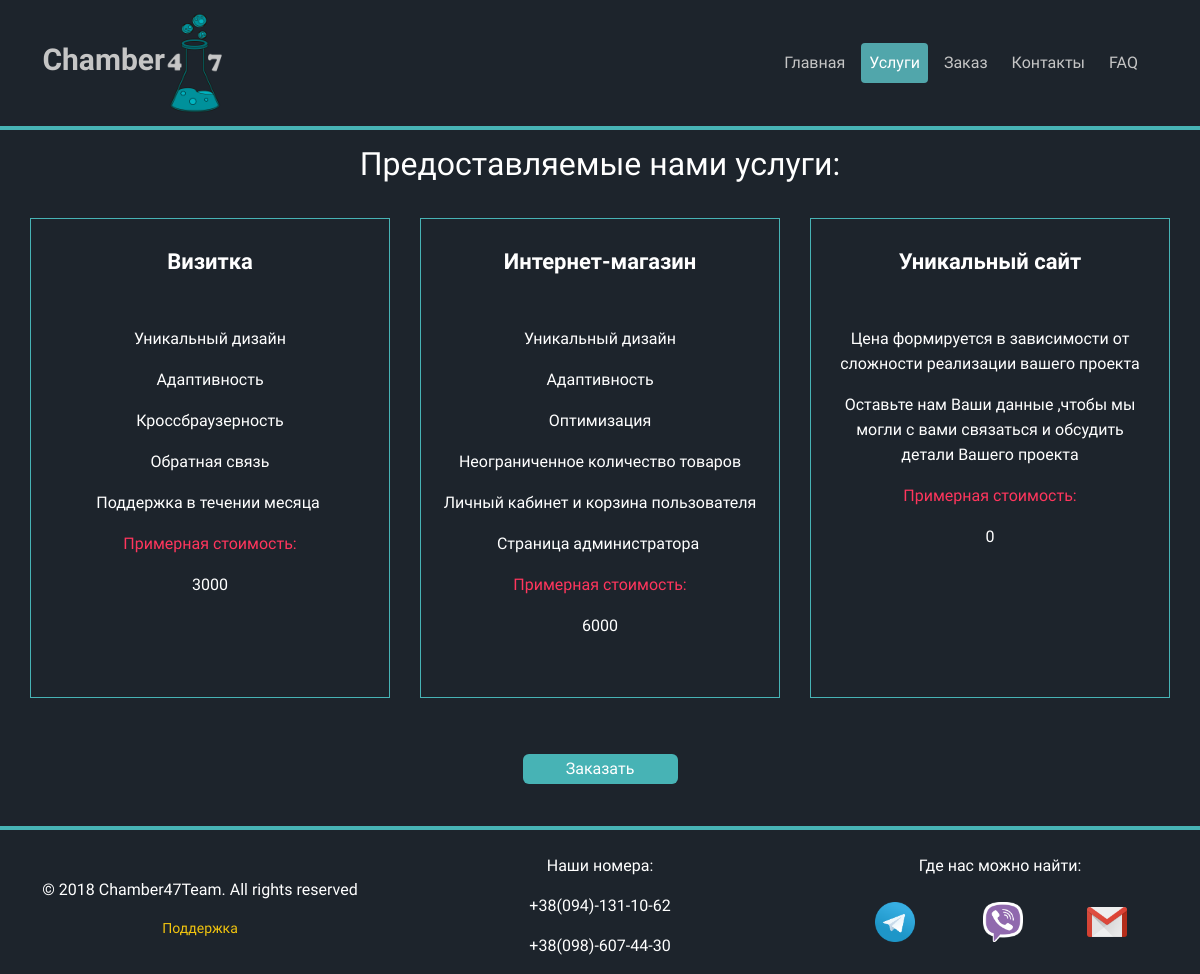
Page /main/services on the earlier database version.
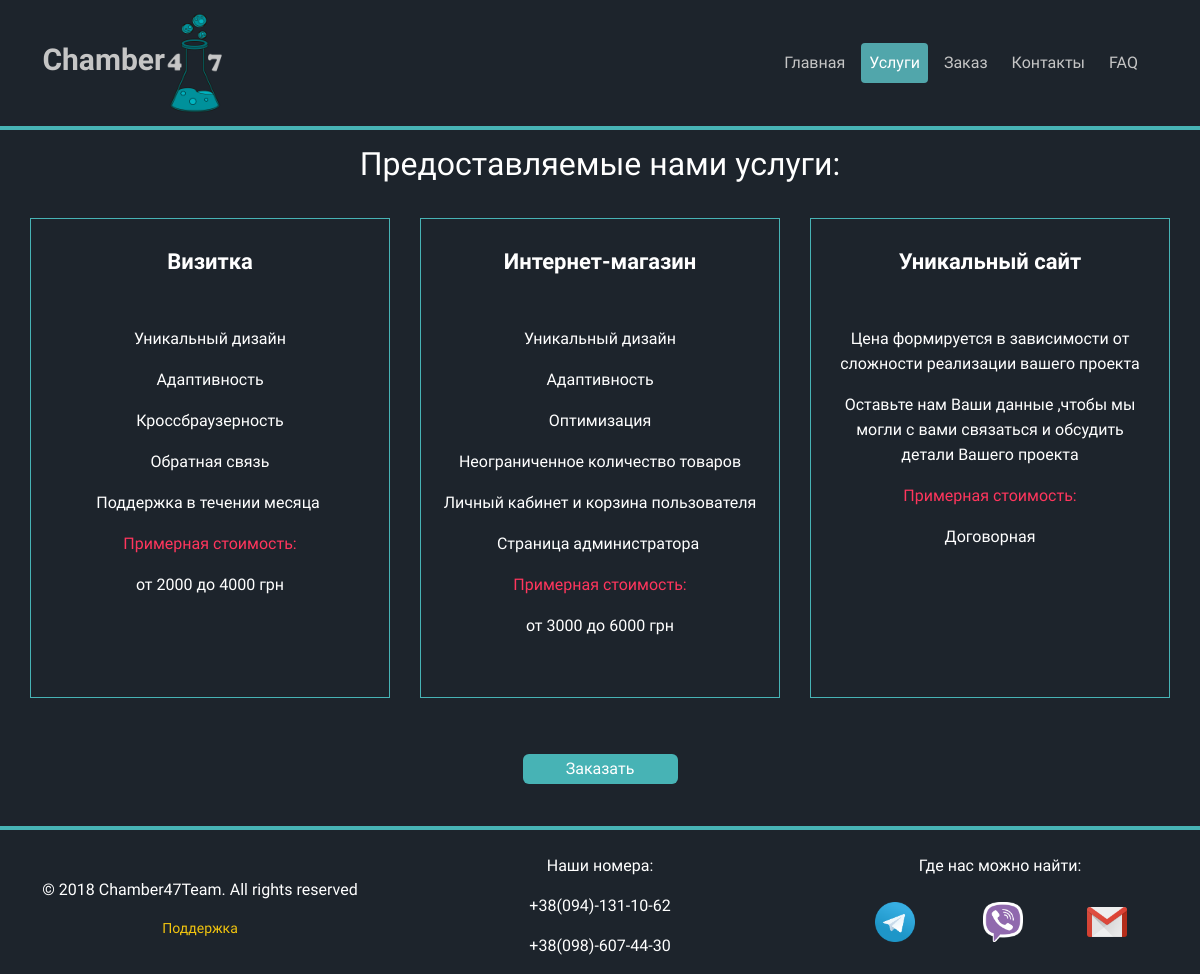
Same page on the later database version.
### main_app/models.py (models this page shows, shortened)
class Services(models.Model):
    class Meta:
        ordering = ['name']
        verbose_name = 'Услугу'
        verbose_name_plural = 'Услуги'
    name = models.CharField(max_length=100, db_index=True, verbose_name='Название типа сайта')
    slug = models.SlugField(max_length=200, db_index=True,
                            unique=True, help_text='Нужно использовать для создания "хороших" URL-ов')
    price = models.price = models.CharField(max_length=20, verbose_name="Цена(грн)")
    available = models.BooleanField(default=False, verbose_name='Доступна услуга')
    image = models.ImageField(upload_to='products/img/%Y/%m/%d/', blank=True,
                              verbose_name="Картинка для услуги(300 x 300)")
    description = RichTextUploadingField(blank=True, verbose_name='Описание')

### main_app/views.py (the view)
# urls.py: path('services', views.service_list_view, name='service_list'),
def service_list_view(request):
    service_list = Services.objects.all()
    return render(request, 'main_app/services_list.html', {
        'service_list': service_list
    })

### templates/main_app/services_list.html (shortened to what this page needs)
{% extends 'base.html' %}
    {% block main_menu %}
        <li class="nav-item">
            <a class="nav-link" href="{% url 'main_app:index' %}">Главная</a>
        </li>
        <li class="nav-item active">
            <a class="nav-link" href="{% url 'main_app:service_list' %}">Услуги</a>
        </li>
        <li class="nav-item">
            <a class="nav-link" href="{% url 'forms_app:order' %}">Заказ</a>
        </li>
        <li class="nav-item">
            <a class="nav-link" href="{% url 'main_app:contacts' %}">Контакты</a>
        </li>
        <li class="nav-item">
            <a class="nav-link" href="{% url 'main_app:faq' %}">FAQ</a>
        </li>
    {% endblock %}
    {% block content %}
        <div class="col-12"><h2 align="center">Предоставляемые нами услуги:</h2></div>
            {% for service in service_list %}
                <div class="col-12 col-lg-4">
                    <div class="services-list">
                        <div class="services-list-content">
                            <br>
                            <h3 class="title">{{ service.name }}</h3><br>
                             <p class="description">
                                 {% autoescape off %}
                                     {{ service.description }}
                                 {% endautoescape %}
                             </p>
                             <p style="color: #ff365d">Примерная стоимость:</p>
                             <p>{{ service.price }}</p>
                        </div>
                    </div>
                </div>
            {% endfor %}
            <div class="col-12" style="text-align: center; padding-top: 30px">
                <a href="{% url 'forms_app:order' %}"style="margin: auto">
                    <button class="new-button">Заказать</button>
                </a>
            </div>
    {% endblock %}

Differences in the rows shown:
changed Services "Визитка": price "3000" → "от 2000 до 4000 грн"
changed Services "Интернет-магазин": price "6000" → "от 3000 до 6000 грн"
changed Services "Уникальный сайт": price "0" → "Договорная"
